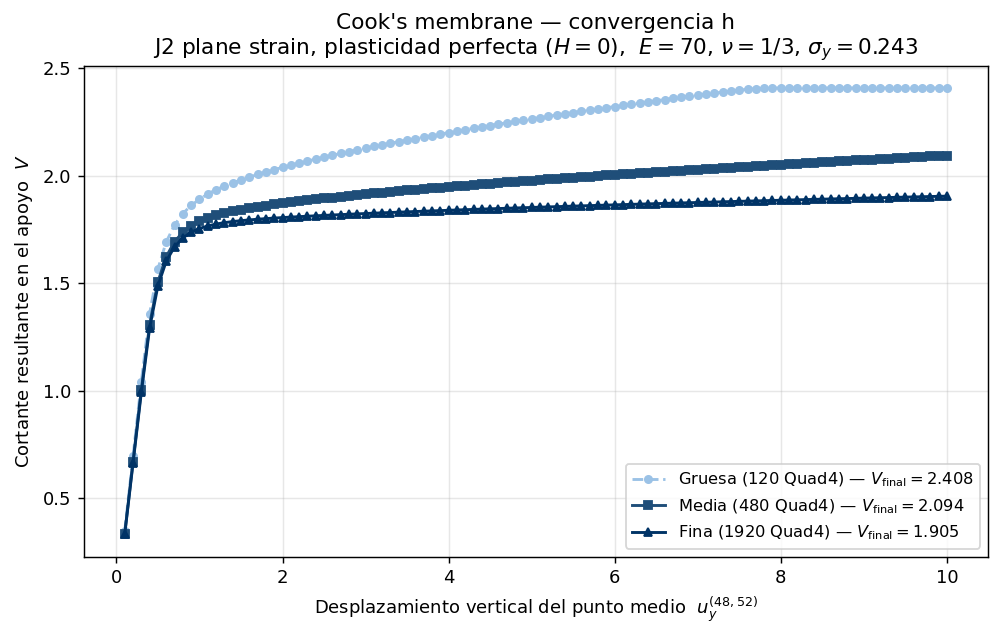

Recreate this plot in Python.
"""Estudio de convergencia h para Cook's membrane.

Corre tres mallas (gruesa, media, fina) con identicos parametros materiales y
de carga, registra la curva F-u de cada una, y las superpone en un solo PNG.
Demuestra que el cortante ultimo converge a un valor asintotico — sustituto
estandar de la "solucion exacta" inexistente en este problema.

Usa la API Python de gmsh para construir las mallas en un archivo temporal,
que se borra al terminar. Solo deja como artefacto el PNG final.
"""
import os
import sys
import tempfile

import gmsh
import numpy as np
import matplotlib.pyplot as plt

sys.path.append(os.path.abspath(os.path.join(os.path.dirname(__file__), "..")))

import solidum
from solidum.math.assembly import Assembler
from solidum.utils.yaml_parser import YamlParser


HERE = os.path.dirname(__file__)
OUT = os.path.join(HERE, "charla_cook_convergencia_h.png")

# (etiqueta, N_horiz, N_vert)
MALLAS = [
    ("gruesa", 12, 10),
    ("media",  24, 20),
    ("fina",   48, 40),
]

YAML_TEMPLATE = """\
mesh: {msh_path}
mesh_material: 1
mesh_thickness: 1.0

materials:
  - id: 1
    type: VonMises2D
    E: 70.0
    nu: 0.3333
    sigma_y: 0.243
    H: 0.0
    hypothesis: plane_strain
    density: 1.0

boundary_conditions_by_group:
  - {{group_name: "Apoyo_Izquierdo", ux: 0.0, uy: 0.0}}
  - {{group_name: "Carga_Derecha",   uy: 10.0}}

solver:
  type: NonlinearSolver
  num_steps: 100
  max_iter: 25
  adaptive: true
  convergence:
    rtol_force: 1.0e-6
    rtol_disp:  1.0e-6
"""

X_LEFT = 0.0
X_RIGHT = 48.0
Y_MID = 52.0
TOL = 1e-6


def generar_msh_cook(msh_path: str, n_horiz: int, n_vert: int) -> None:
    """Construye y guarda una malla transfinita del trapecio de Cook."""
    gmsh.initialize()
    gmsh.option.setNumber("General.Terminal", 0)
    gmsh.model.add("cook")

    p1 = gmsh.model.geo.addPoint( 0.0,  0.0, 0)
    p2 = gmsh.model.geo.addPoint(48.0, 44.0, 0)
    p3 = gmsh.model.geo.addPoint(48.0, 60.0, 0)
    p4 = gmsh.model.geo.addPoint( 0.0, 44.0, 0)

    l1 = gmsh.model.geo.addLine(p1, p2)
    l2 = gmsh.model.geo.addLine(p2, p3)
    l3 = gmsh.model.geo.addLine(p3, p4)
    l4 = gmsh.model.geo.addLine(p4, p1)

    cl = gmsh.model.geo.addCurveLoop([l1, l2, l3, l4])
    surf = gmsh.model.geo.addPlaneSurface([cl])

    gmsh.model.geo.mesh.setTransfiniteCurve(l1, n_horiz + 1)
    gmsh.model.geo.mesh.setTransfiniteCurve(l3, n_horiz + 1)
    gmsh.model.geo.mesh.setTransfiniteCurve(l2, n_vert + 1)
    gmsh.model.geo.mesh.setTransfiniteCurve(l4, n_vert + 1)
    gmsh.model.geo.mesh.setTransfiniteSurface(surf)
    gmsh.model.geo.mesh.setRecombine(2, surf)

    gmsh.model.geo.synchronize()

    gmsh.model.addPhysicalGroup(1, [l4], tag=10, name="Apoyo_Izquierdo")
    gmsh.model.addPhysicalGroup(1, [l2], tag=11, name="Carga_Derecha")
    gmsh.model.addPhysicalGroup(2, [surf], tag=12, name="Dominio_Cook")

    gmsh.model.mesh.generate(2)
    gmsh.option.setNumber("Mesh.MshFileVersion", 4.1)
    gmsh.write(msh_path)
    gmsh.finalize()


resultados = {}

with tempfile.TemporaryDirectory() as tmp:
    for nombre, nh, nv in MALLAS:
        n_elem = nh * nv
        print(f"\n=== Malla {nombre}: {nh}x{nv} = {n_elem} Quad4 ===")

        msh_path = os.path.join(tmp, f"cook_{nombre}.msh")
        yml_path = os.path.join(tmp, f"cook_{nombre}.yaml")

        generar_msh_cook(msh_path, nh, nv)

        with open(yml_path, "w") as f:
            f.write(YAML_TEMPLATE.format(msh_path=msh_path.replace("\\", "/")))

        parser = YamlParser(yml_path)
        domain = parser.parse()
        domain.generate_equation_numbers()
        assembler = Assembler(domain)
        solver = parser.get_solver(assembler)
        F_ext = parser.get_external_forces() + parser.get_body_load(assembler)

        left_uy = []
        mid_node = None
        mid_dist = float("inf")
        for node in domain.nodes.values():
            x, y = node.coordinates[0], node.coordinates[1]
            if "uy" not in node.dofs:
                continue
            if abs(x - X_LEFT) < TOL:
                left_uy.append(node.dofs["uy"])
            elif abs(x - X_RIGHT) < TOL:
                d = abs(y - Y_MID)
                if d < mid_dist:
                    mid_dist = d
                    mid_node = node

        mid_uy = mid_node.dofs["uy"]
        history = []

        def cb(step, U, lam,
               _h=history, _m=mid_uy, _l=left_uy, _a=assembler):
            _, Fi = _a.assemble_non_linear_system(U)
            _h.append((float(U[_m]), -float(np.sum(Fi[_l]))))

        solidum.run(
            domain, assembler=assembler, solver=solver,
            F_applied=F_ext, step_callback=cb,
        )

        resultados[nombre] = {
            "n_elem": n_elem,
            "u_mid": np.array([h[0] for h in history]),
            "V":     np.array([h[1] for h in history]),
            "V_final": history[-1][1],
        }
        print(f"  Cortante final: V = {resultados[nombre]['V_final']:.4f}")

print("\n--- Resumen de convergencia ---")
print(f"{'Malla':10s} {'Elementos':>10s} {'V_final':>10s}")
for nombre, _, _ in MALLAS:
    r = resultados[nombre]
    print(f"{nombre:10s} {r['n_elem']:>10d} {r['V_final']:>10.4f}")

fig, ax = plt.subplots(figsize=(7.8, 5.0), dpi=130)

colors = ["#9bc2e6", "#1f4e79", "#003366"]
styles = ["o--", "s-", "^-"]

for (nombre, _, _), color, style in zip(MALLAS, colors, styles):
    r = resultados[nombre]
    ax.plot(r["u_mid"], r["V"], style, lw=1.6, ms=4, color=color,
            label=f"{nombre.capitalize()} ({r['n_elem']} Quad4) — "
                  f"$V_{{\\mathrm{{final}}}}={r['V_final']:.3f}$")

ax.set_xlabel(r"Desplazamiento vertical del punto medio  $u_y^{(48,52)}$")
ax.set_ylabel(r"Cortante resultante en el apoyo  $V$")
ax.set_title("Cook's membrane — convergencia h\n"
             r"J2 plane strain, plasticidad perfecta ($H=0$),  "
             r"$E=70$, $\nu=1/3$, $\sigma_y=0.243$")
ax.grid(True, alpha=0.3)
ax.legend(loc="lower right", fontsize=9)
plt.tight_layout()
plt.savefig(OUT, bbox_inches="tight")
print(f"\nGrafica guardada en: {OUT}")
